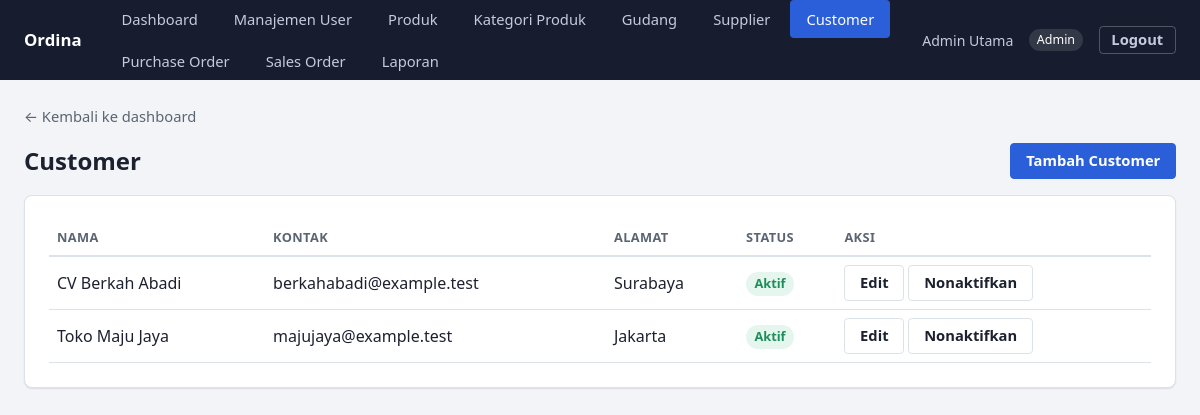
The page /customers (signed in) on the database its author committed.
### tables this page shows
CREATE TABLE IF NOT EXISTS customers (
    id INT UNSIGNED AUTO_INCREMENT PRIMARY KEY,
    name VARCHAR(150) NOT NULL,
    contact VARCHAR(150) NULL,
    address VARCHAR(255) NULL,
    is_active TINYINT(1) NOT NULL DEFAULT 1
);

### app/Core/View.php (called while the page is built, shortened)
<?php
final class View
{
    public static function render(string $view, array $data = [], int $status = 200): void
    {
        extract($data);
        require __DIR__ . "/../../views/{$view}.php";
        require __DIR__ . '/../../views/layouts/app.php';
    }
}

### app/Core/Controller.php (called while the page is built, shortened)
<?php
abstract class Controller
{
    protected function view(string $view, array $data = []): void
    {
        View::render($view, $data);
    }
}

### app/Controller/CustomerController.php (called while the page is built, shortened)
<?php
final class CustomerController extends Controller
{
    public function index(): void
    {
        $this->view('customers/index', [
            'title' => 'Customer',
            'customers' => $this->service()->list(),
            'success' => Session::pullFlash('success'),
        ]);
    }
    private function service(): CustomerService
    {
        return new CustomerService(new MysqlCustomerRepository(Database::connection()));
    }
}

### public/index.php (called while the page is built, shortened)
<?php
$router = new Router();
$method = $_SERVER['REQUEST_METHOD'] ?? 'GET';
$path = (string) (parse_url($_SERVER['REQUEST_URI'] ?? '/', PHP_URL_PATH) ?: '/');
try {
    $router->dispatch($method, $path);
} catch (UnauthenticatedException) {
    header('Location: /login');
} catch (AuthorizationException | ForbiddenOperationException) {
    View::render('errors/403', ['title' => '403 - Akses Ditolak'], 403);
} catch (NotFoundException) {
    View::render('errors/404', ['title' => '404 - Tidak Ditemukan'], 404);
} catch (\Throwable $e) {
    error_log((string) $e);
    View::render('errors/500', ['title' => '500 - Kesalahan Server'], 500);
}

### app/Repository/Mysql/MysqlCustomerRepository.php (called while the page is built, shortened)
<?php
final class MysqlCustomerRepository implements CustomerRepositoryInterface
{
    public function findAll(): array
    {
        $stmt = $this->connection->query('SELECT * FROM customers ORDER BY name');
        return array_map(Customer::fromArray(...), $stmt->fetchAll());
    }
}

### app/Service/CustomerService.php (called while the page is built, shortened)
<?php
final class CustomerService
{
    public function list(): array
    {
        return $this->customers->findAll();
    }
}

### views/customers/index.php (the view, shortened to what this page needs)
<a href="/dashboard" class="back-link">&larr; Kembali ke dashboard</a>
<div class="toolbar">
    <h1 style="margin:0;">Customer</h1>
    <a href="/customers/create" class="btn">Tambah Customer</a>
</div>
<div class="card">
<div class="table-scroll">
<table>
    <thead>
        <tr><th>Nama</th><th>Kontak</th><th>Alamat</th><th>Status</th><th>Aksi</th></tr>
    </thead>
    <tbody>
    <?php foreach ($customers as $customer): ?>
        <tr>
            <td data-label="Nama"><?= htmlspecialchars($customer->name, ENT_QUOTES) ?></td>
            <td data-label="Kontak"><?= htmlspecialchars($customer->contact ?? '-', ENT_QUOTES) ?></td>
            <td data-label="Alamat"><?= htmlspecialchars($customer->address ?? '-', ENT_QUOTES) ?></td>
            <td data-label="Status">
                <span class="badge <?= $customer->isActive ? 'badge-success' : 'badge-muted' ?>">
                    <?= $customer->isActive ? 'Aktif' : 'Nonaktif' ?>
                </span>
            </td>
            <td data-label="Aksi">
                <a href="/customers/<?= (int) $customer->id ?>/edit" class="btn btn-secondary">Edit</a>
                <form method="post" action="/customers/<?= (int) $customer->id ?>/toggle-active" style="display:inline;">
                    <button type="submit" class="btn-secondary"><?= $customer->isActive ? 'Nonaktifkan' : 'Aktifkan' ?></button>
                </form>
            </td>
        </tr>
    <?php endforeach; ?>
    </tbody>
</table>
</div>
</div>

### app/Core/Router.php (shortened to what this page needs)
<?php
final class Router
{
    private array $routes = [];
    private function add(string $method, string $path, array $handler): void
    {
        $this->routes[$method][] = [
            'pattern' => $this->toPattern($path),
            'handler' => $handler,
        ];
    }
    private function toPattern(string $path): string
    {
        $pattern = preg_replace('#\{(\w+)\}#', '(?P<$1>[^/]+)', $path);
        return '#^' . $pattern . '$#';
    }
    public function dispatch(string $method, string $path): void
    {
        foreach ($this->routes[$method] ?? [] as $route) {
            if (preg_match($route['pattern'], $path, $matches) === 1) {
                $params = array_filter($matches, fn ($key) => !is_int($key), ARRAY_FILTER_USE_KEY);
                [$controllerClass, $action] = $route['handler'];
                (new $controllerClass())->$action($params);
                return;
            }
        }
    }
}

### public/assets/css/app.css (style rules this page uses)
:root { --color-bg: #f2f4f8; --color-surface: #ffffff; --color-surface-muted: #f7f8fa; --color-text: #1c2130; --color-text-muted: #5b6472; --color-border: #dde1e8; --color-primary: #2b5fd9; --color-primary-hover: #234ead; --color-primary-soft: #e8eefd; --color-success: #1e8e5a; --color-success-soft: #e5f6ee; --color-danger: #c0392b; --color-danger-soft: #fbe9e7; --color-muted-soft: #eceef1; --color-header-bg: #171d2e; --color-header-text: #eef1f8; --space-1: 0.25rem; --space-2: 0.5rem; --space-3: 1rem; --space-4: 1.5rem; --space-5: 2.5rem; --radius: 8px; --radius-sm: 4px; --shadow-card: 0 1px 2px rgba(20, 24, 38, 0.06), 0 1px 1px rgba(20, 24, 38, 0.04); }
* { box-sizing: border-box; }
html { -webkit-text-size-adjust: 100%; }
body { margin: 0; font-family: system-ui, -apple-system, "Segoe UI", sans-serif; background: var(--color-bg); color: var(--color-text); line-height: 1.5; }
h1, h2, h3 { line-height: 1.25; margin: 0 0 var(--space-3); }
h1 { font-size: 1.5rem; }
a { color: var(--color-primary); }
.card { background: var(--color-surface); border: 1px solid var(--color-border); border-radius: var(--radius); box-shadow: var(--shadow-card); padding: var(--space-4); margin-bottom: var(--space-4); }
.back-link { display: inline-block; margin-bottom: var(--space-3); color: var(--color-text-muted); text-decoration: none; font-size: 0.92rem; }
.toolbar { display: flex; justify-content: space-between; align-items: center; flex-wrap: wrap; gap: var(--space-3); margin-bottom: var(--space-3); }
input, select, textarea, button { font: inherit; }
button, .btn { display: inline-flex; align-items: center; gap: 0.4em; background: var(--color-primary); color: #fff; border: 1px solid var(--color-primary); border-radius: var(--radius-sm); padding: 0.55em 1em; cursor: pointer; font-weight: 600; font-size: 0.92rem; text-decoration: none; line-height: 1.2; }
.btn-secondary { background: #fff; color: var(--color-text); border-color: var(--color-border); }
.badge { display: inline-block; padding: 0.2em 0.65em; border-radius: 999px; font-size: 0.8rem; font-weight: 600; white-space: nowrap; }
.badge-success { background: var(--color-success-soft); color: var(--color-success); }
.table-scroll { overflow-x: auto; }
table { width: 100%; border-collapse: collapse; }
th, td { text-align: left; padding: var(--space-2) var(--space-2); border-bottom: 1px solid var(--color-border); vertical-align: middle; }
thead th { color: var(--color-text-muted); font-size: 0.8rem; text-transform: uppercase; letter-spacing: 0.03em; font-weight: 600; border-bottom: 2px solid var(--color-border); }

### rows shown on the page
customers: name "CV Berkah Abadi", contact "berkahabadi@example.test", address "Surabaya", is_active "Aktif"
customers: name "Toko Maju Jaya", contact "majujaya@example.test", address "Jakarta", is_active "Aktif"

### other values the page prints
$menu['label'] "Dashboard"
$menu['label'] "Manajemen User"
$menu['label'] "Produk"
$menu['label'] "Kategori Produk"
$menu['label'] "Gudang"
$menu['label'] "Supplier"
$menu['label'] "Customer"
$menu['label'] "Purchase Order"
$menu['label'] "Sales Order"
$menu['label'] "Laporan"
